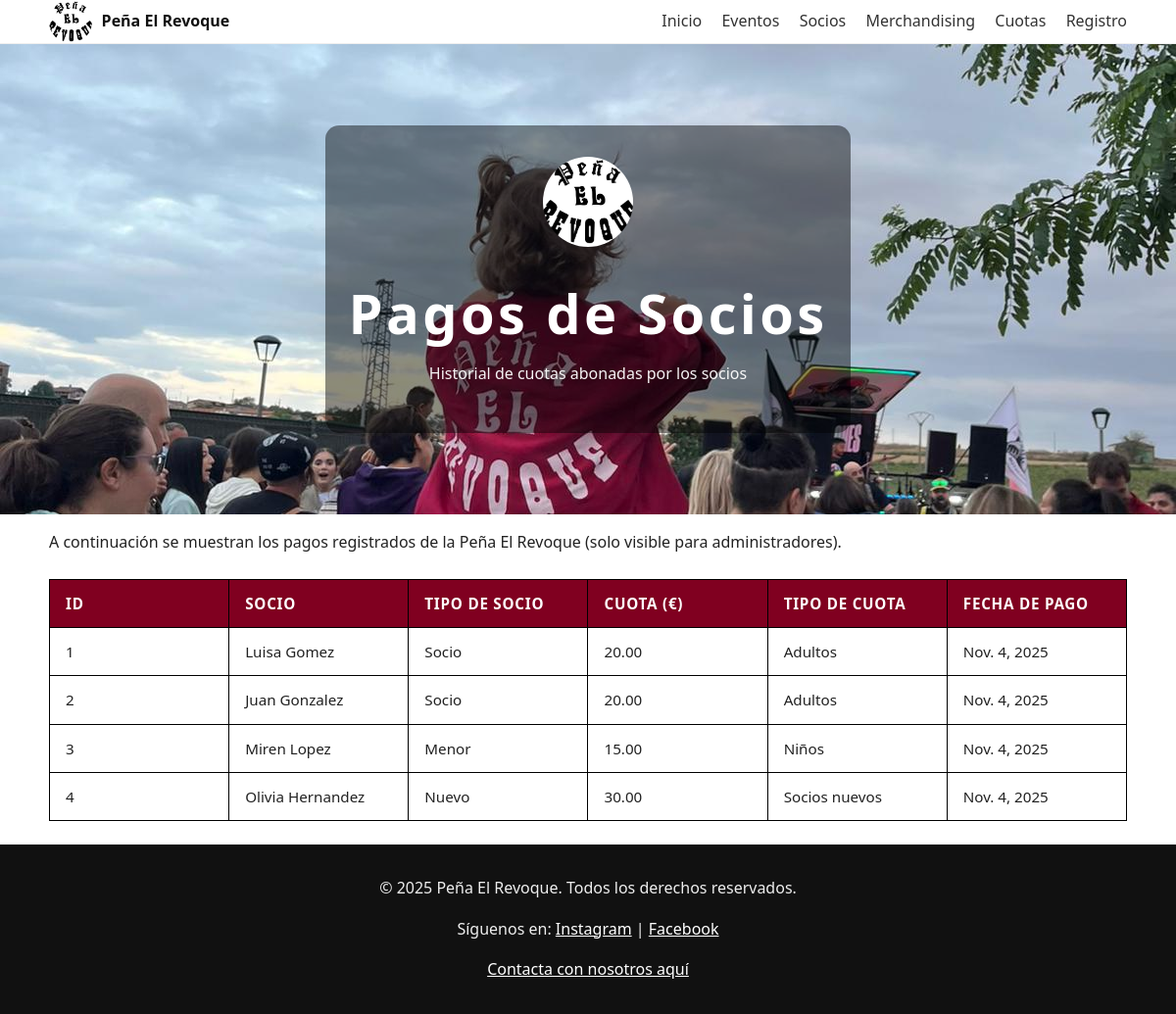
Screenshot of /pagos/ (signed in) with the database file from the repository.
### appProjectDjango/models.py (models this page shows, shortened)
class Pagos(models.Model):
    socio = models.ForeignKey(Socio, on_delete=models.CASCADE, related_name="pagos")
    cuota = models.ForeignKey(Cuotas, on_delete=models.CASCADE, related_name="pagos")
    fecha_pago = models.DateField(auto_now_add=True)

class Socio(models.Model):
    TIPO_SOCIO_CHOICES = [
        ('menor', 'Menor'),
        ('socio', 'Socio'),
        ('nuevo', 'Nuevo'),
    ]
    nombre = models.CharField(max_length=100)
    apellido = models.CharField(max_length=100)
    segundo_apellido = models.CharField(max_length=100, blank=True, null=True)
    mayor13 = models.BooleanField(default=True)
    fecha_nacimiento = models.DateField(blank=True, null=True)
    tipo_socio = models.CharField(max_length=20, choices=TIPO_SOCIO_CHOICES, default='nuevo')
    email = models.EmailField(unique=True)
    password = models.CharField(max_length=128)
    telefono = models.CharField(max_length=20)

class Cuotas(models.Model):
    tipo_socio = models.CharField(max_length=50)  # "Adulto", "Niño", "Socio nuevo"
    precio = models.DecimalField(max_digits=6, decimal_places=2)
    beneficios = models.TextField()

### appProjectDjango/views.py (the view)
# urls.py: path('pagos/', views.pagos_view, name='pagos'),
@user_passes_test(lambda u: u.is_superuser)
def pagos_view(request):
    pagos = Pagos.objects.select_related('socio', 'cuota').all().order_by('-fecha_pago')
    return render(request, 'pagos.html', {'pagos': pagos})

### appProjectDjango/templates/pagos.html (shortened to what this page needs)
{% load static %}
<!DOCTYPE html>
<html lang="es">
<head>
    <link rel="stylesheet" href="{% static 'css/styles.css' %}">
</head>
<body>
    <header class="site-header">
        <div class="wrap">
            <a class="brand" href="{% url 'index' %}">
                <img src="{% static 'img/iconos/peña.jpg' %}" alt="Logo de la Peña El Revoque" class="brand-logo">
                <span>Peña El Revoque</span>
            </a>
            <nav class="main-nav" aria-label="Principal">
                <a href="{% url 'index' %}">Inicio</a>
                <a href="{% url 'eventos' %}">Eventos</a>
                <a href="{% url 'socios' %}">Socios</a>
                <a href="{% url 'merchandising' %}">Merchandising</a>
                <a href="{% url 'cuotas' %}">Cuotas</a>
                <a href="{% url 'registros' %}">Registro</a>
            </nav>
        </div>
    </header>
    <section class="hero">
        <div class="hero-inner">
            <img src="{% static 'img/iconos/peña.jpg' %}" alt="Escudo de la Peña" class="logo-hero">
            <h1>Pagos de Socios</h1>
            <p>Historial de cuotas abonadas por los socios</p>
        </div>
    </section>
    <main class="wrap">
        <p>A continuación se muestran los pagos registrados de la Peña El Revoque (solo visible para administradores).</p>
        {% if pagos %}
        <table id="pagos">
            <thead>
                <tr>
                    <th>ID</th>
                    <th>Socio</th>
                    <th>Tipo de Socio</th>
                    <th>Cuota (€)</th>
                    <th>Tipo de Cuota</th>
                    <th>Fecha de Pago</th>
                </tr>
            </thead>
            <tbody>
                {% for pago in pagos %}
                <tr>
                    <td>{{ pago.id }}</td>
                    <td>{{ pago.socio.nombre }} {{ pago.socio.apellido }}</td>
                    <td>{{ pago.socio.get_tipo_socio_display }}</td>
                    <td>{{ pago.cuota.precio }}</td>
                    <td>{{ pago.cuota.tipo_socio }}</td>
                    <td>{{ pago.fecha_pago }}</td>
                </tr>
                {% endfor %}
            </tbody>
        </table>
        {% else %}
        <p>No hay pagos registrados actualmente.</p>
        {% endif %}
    </main>
    <footer class="site-footer">
        <p>&copy; 2025 Peña El Revoque. Todos los derechos reservados.</p>
        <p>Síguenos en:
            <a href="https://www.instagram.com/hervias_larioja" target="_blank">Instagram</a> |
            <a href="https://www.facebook.com/elrevoquehervias" target="_blank">Facebook</a>
        </p>
        <p><a href="{% url 'contacto' %}">Contacta con nosotros aquí</a></p>
    </footer>
</body>
</html>

### appProjectDjango/static/css/styles.css (style rules this page uses)
:root { --vino:#7a0020; --gris:#f2f2f4; --max:1100px; }
html { scroll-behavior: smooth; }
body { margin:0; font-family: system-ui, sans-serif; line-height:1.6; color:#222; }
.wrap { max-width: var(--max); margin:0 auto; padding:0 1rem; }
.site-header { background:#fff; border-bottom:1px solid #eee; position:sticky; top:0; z-index:20; }
.site-header .wrap { display:flex; align-items:center; justify-content:space-between; }
.brand { display:flex; align-items:center; gap:.6rem; text-decoration:none; color:#111; font-weight:700; }
.brand-logo { width:44px; height:44px; border-radius:50%; object-fit:cover; }
.main-nav a { margin-left:1rem; text-decoration:none; color:#333; }
.hero { min-height: 60vh; background: url("../img/nosotros/foto_alaia.jpg") center/cover no-repeat, #333; display:grid; place-items:center; text-align:center; color:#fff; }
.hero-inner { background:rgba(0,0,0,.45); padding:2rem 1.5rem; border-radius:14px; }
.logo-hero { width:92px; height:92px; border-radius:50%; margin-bottom:.75rem; object-fit:cover; }
.hero h1 { margin:.25rem 0; letter-spacing:.06em; font-size: clamp(28px, 6vw, 56px); }
.hero p { margin:0 0 1rem; opacity:.95; }
.site-footer { background:#111; color:#eee; text-align:center; padding:1rem; }
.site-footer a { color:#fff; }
h1, h2 { text-align: center; }
table { width: 100%; border-collapse: collapse; font-size: 0.95rem; border-spacing: 20px; margin: 1.5rem auto; }
th, td { border: 1.5px solid black; padding: 0.75rem 1rem; text-align: left; width: 100px; }
th { background-color: #800020; color: #fff; text-transform: uppercase; letter-spacing: 0.05em; }

### rows the page displays
Pagos: id "1", socio.nombre "Luisa", socio.apellido "Gomez", socio.tipo_socio "Socio", cuota.precio "20.00", cuota.tipo_socio "Adultos", fecha_pago "Nov. 4, 2025"
Pagos: id "2", socio.nombre "Juan", socio.apellido "Gonzalez", socio.tipo_socio "Socio", cuota.precio "20.00", cuota.tipo_socio "Adultos", fecha_pago "Nov. 4, 2025"
Pagos: id "3", socio.nombre "Miren", socio.apellido "Lopez", socio.tipo_socio "Menor", cuota.precio "15.00", cuota.tipo_socio "Niños", fecha_pago "Nov. 4, 2025"
Pagos: id "4", socio.nombre "Olivia", socio.apellido "Hernandez", socio.tipo_socio "Nuevo", cuota.precio "30.00", cuota.tipo_socio "Socios nuevos", fecha_pago "Nov. 4, 2025"
